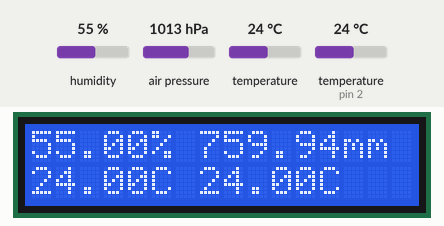
Recording of a sketch running on a simulated Arduino Uno, built with avr-gcc and run on an emulated ATmega328P. Parts: 16×2 character LCD. Inputs (shaded band) come from the test bench; at power-on: humidity 55 %, air pressure 1013 hPa, temperature 24 °C, temperature (sensor on pin 2) 24 °C.

Above: at 1.2 s.
1.3 s: humidity set to 22 %
At 3.4 s:
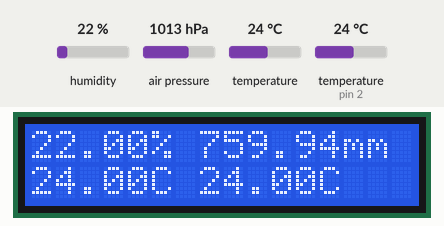
4.1 s: air pressure set to 952 hPa
At 4.8 s:
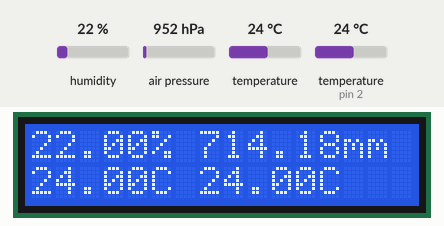
5.8 s: temperature (sensor 0) set to 12 °C
At 6.5 s:
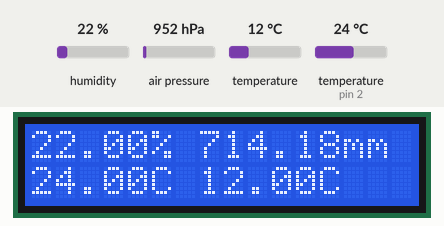
7.5 s: temperature (sensor on pin 2) set to 12 °C
At 9.8 s:
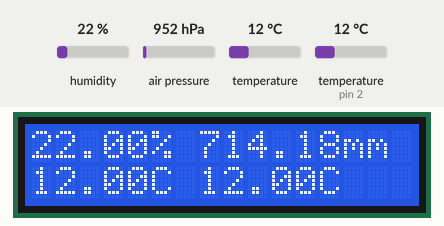
10.9 s: humidity set to 40 %
At 12.9 s:
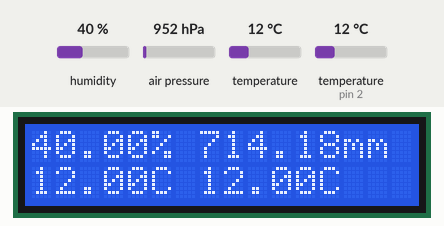
13.2 s: air pressure set to 975 hPa
At 14.7 s:
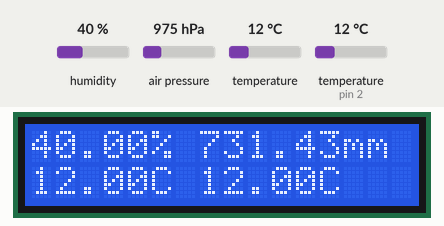
Timing chart, 0 to 15.9 s (numbered marks = the images above; inputs shaded):
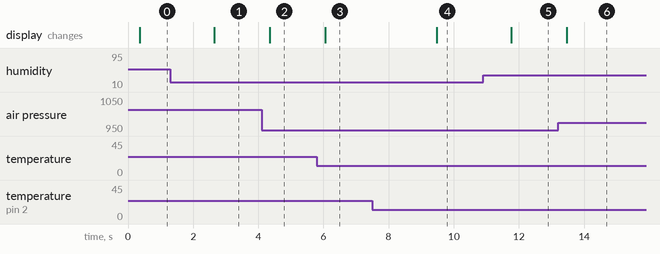

Measured:
- after the input at 1.3 s, the display: changes after 1.3 s (image 1)
- after the input at 4.1 s, the display: changes after 0.25 s (image 2)
- after the input at 5.8 s, the display: changes after 0.26 s (image 3)
- after the input at 7.5 s, the display: changes after 2.0 s (image 4)
- after the input at 10.9 s, the display: changes after 0.86 s (image 5)
- after the input at 13.2 s, the display: changes after 0.26 s (image 6)

The sketch:

BMP280_DHT22_i2c.ino
```cpp
#include <DHT.h>
#include <Wire.h>
#include <LiquidCrystal_I2C.h>
#define DHTPIN 2     // вывод, к которому подключается датчик
#define DHTTYPE DHT22   // DHT 22  (AM2302)

#include <Adafruit_Sensor.h>
#include <Adafruit_BMP280.h>

Adafruit_BMP280 bme; // I2C

DHT dht(DHTPIN, DHTTYPE);

LiquidCrystal_I2C lcd(0x3F,16,2);  // Устанавливаем дисплей
void setup()
{
    Serial.begin(9600);
  dht.begin();
  lcd.init();
  lcd.backlight();// Включаем подсветку дисплея
  lcd.print("Nazrullo");
  lcd.setCursor(0, 1);
  lcd.print("Tester");
    if (!bme.begin()) {
    Serial.println("Could not find a valid BMP280 sensor, check wiring!");
    while (1);
    }
}
void loop()
{
delay(250);

// считывание температуры или влажности занимает примерно 250 мс!
  // считанные показания могут отличаться от актуальных примерно на 2 секунды (это очень медленный датчик)
  float h = dht.readHumidity();
  // Считывание температуры в цельсиях
  float t = dht.readTemperature();

  // проверяем, были ли ошибки при считывании и, если были, начинаем заново
  if (isnan(h) || isnan(t)) {
    Serial.println("Failed to read from DHT sensor!");
    return;
  }
  lcd.clear();
  //выводим информацию в Монитор последовательного порта
  lcd.setCursor(0, 0);
  lcd.print(h);
  lcd.print("%");
  lcd.print(" ");
  lcd.print(bme.readPressure()/133.3);
  lcd.print("mm");
  lcd.setCursor(0, 1);
  lcd.print(t);
  lcd.print("C");
  lcd.print(" ");
  lcd.print( bme.readTemperature());
  lcd.print("C");
}

  //*************************************
  // Устанавливаем курсор на вторую строку и нулевой символ.
  //lcd.setCursor(0, 1);
  // Выводим на экран количество секунд с момента запуска ардуины
 // lcd.print(millis()/1000);
//}
```
